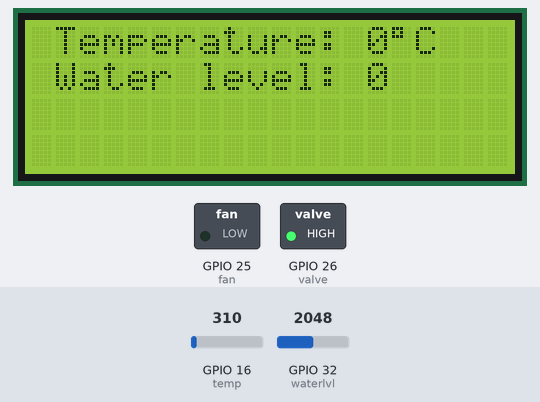
A sketch run on a simulated ESP32. Shown: 20×4 character LCD, switched loads named in the sketch (green lamp = pin HIGH). Inputs (shaded band) come from the test bench; at power-on: GPIO 32 (waterlvl) = 2048, GPIO 16 (temp) = 310. WiFi joins after 1.5 s; servers stay silent unless stated; what the sketch prints to the serial monitor is not drawn.

Above: at 0.14 s.
At 1.2 s:
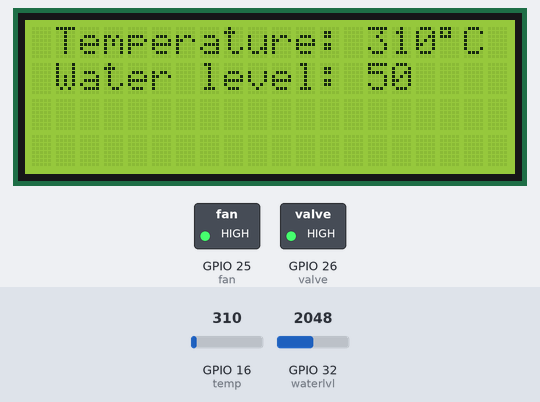
1.3 s: GPIO 32 (waterlvl) set to 2383
3.1 s: GPIO 32 (waterlvl) set to 2519
Timing chart, 0 to 6.1 s (numbered marks = the images above; inputs shaded):
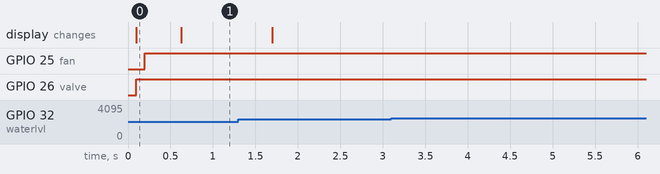

The sketch:

sketch_oct25a.ino
```cpp
#include <LiquidCrystal_I2C.h>
#include <WiFi.h>


#define valve 26
#define fan 25
#define waterlvl 32
#define temp 16

#define treshold_temp 50
#define treshold_water 60

#define lcdColumns 20
#define lcdRows 4

bool update_lcd = 1;

//Make sure to change the wifi name and password to match the one you're using at the expo!
const char* ssid     = "ISC-WiFi";
const char* password = "ISCwifiC001";

//static LAN address
IPAddress local_IP(192, 168, 1, 42);
//gateway & subnet defaults
IPAddress gateway(192, 168, 1, 1);
IPAddress subnet(255, 255, 0, 0);

WiFiServer server(80);

int Vtemp, Vwaterlvl, prevtemp = 0, prevwater = 0; // value temp / value water level
bool Sfan, Svalve;     // state fan / state valve

int i = 0;

LiquidCrystal_I2C lcd(0x27, lcdColumns, lcdRows);
void setup() {
  // put your setup code here, to run once:
  pinMode(valve, OUTPUT);
  pinMode(fan, OUTPUT);
  pinMode(waterlvl, INPUT);
  pinMode(temp, INPUT);
  // initialize LCD
  lcd.init();
  // turn on LCD backlight
  lcd.backlight();

  //set fixed LAN IP address
  WiFi.config(local_IP, gateway, subnet);

  xTaskCreate(
    updateLCDTask, //name of function that gets turned into a task
    "LCD refresh", //Task name for debugging
    2048, //stack size in bytes
    NULL, //parameters, ignored
    10, //priority number, higher number means task is more important and will run sooner than less important tasks
    NULL //task handle, ignored
  );
  xTaskCreate(
    updateMeasuresTask,
    "measurment update",
    2048,
    NULL,
    1,
    NULL
  );
  xTaskCreate(
    controlActuatorsTask,
    "actuator update",
    2048,
    NULL,
    5,
    NULL
  );
  xTaskCreate(
    keepWifiAwakeTask,
    "Wifi connection management",
    2048,
    NULL,
    10,
    NULL
  );
  xTaskCreate(
    updateWebpageTask,
    "Server management",
    2048,
    NULL,
    7,
    NULL
  );
}

void loop() {} //in FreeRTOS, usually the loop is left empty

void controlActuatorsTask(void* parameters) {
  while (1) {
    if (Vtemp > treshold_temp) {
      Sfan = true;
    } else {
      Sfan = false;
    }
    if (Vwaterlvl < treshold_water) {
      Svalve = true;
    } else {
      Svalve = false;
    }

    if (Svalve) {
      digitalWrite(valve, HIGH);
    } else {
      digitalWrite(valve, LOW);
    }
    if (Sfan) {
      digitalWrite(fan, HIGH);
    } else {
      digitalWrite(fan, LOW);
    }

    vTaskDelay(100 / portTICK_PERIOD_MS); //sleep task for 100ms
  }
}

void updateMeasuresTask(void* parameters) {
  while (1) {
    prevtemp = Vtemp;
    prevwater = Vwaterlvl;

    // reading input
    Vtemp = analogRead(temp);
    Vwaterlvl = analogRead(waterlvl);
    Vwaterlvl = map(Vwaterlvl, 0, 4095, 0, 100);

    vTaskDelay(100 / portTICK_PERIOD_MS); //sleep task for 100ms
  }
}

void updateLCDTask(void* parameters) {
  //updates LCD contents, sleeps to allow other tasks to run, then repeats
  while (1) {
    lcd.clear();
    lcd.setCursor(1, 0);
    lcd.print("Temperature: ");
    lcd.print(Vtemp);
    lcd.print((char)223);
    lcd.print("C");
    lcd.setCursor(1, 1);
    lcd.print("Water level: ");
    lcd.print(Vwaterlvl);
    vTaskDelay(500 / portTICK_PERIOD_MS); //sleep task for 500ms
  }
}

//Wifi connection/reconnection, check top level constants for wifi name and password!
void keepWifiAwakeTask(void* parameters) {
  while (1) {
    if (WiFi.status() != WL_CONNECTED) {
      //Wifi connection starts here
      WiFi.mode(WIFI_STA);
      WiFi.begin(ssid, password);
      while (WiFi.status() != WL_CONNECTED) {
        vTaskDelay(500 / portTICK_PERIOD_MS); //sleep task for 500ms
        Serial.print(".");
      }
      //Wifi connection success
      Serial.println("WiFi connected.");
      Serial.println("IP address: ");
      Serial.println(WiFi.localIP());
      server.begin();
      vTaskDelay(500 / portTICK_PERIOD_MS); //sleep task for 500ms
    }
  }
}

void updateWebpageTask(void* parameters) {
  while (1) {
    while (WiFi.status() != WL_CONNECTED) {
      //yield and hope that the wifi task will be back on
      vTaskDelay(5000 / portTICK_PERIOD_MS);
    }
    WiFiClient client = server.available();
    if (client) {
      while (client.connected()) {
        if (client.available()) {             // if there's bytes to read from the client,
          char c = client.read();
          if (c == '\n') {                    // if the byte is a newline character

            // if two newline characters in a row
            // that's the end of the client HTTP request, so send a response:
            c = client.read();
            if (c == '\n') {
              char measurementFormatBuffer[128];
              // HTTP headers always start with a response code (e.g. HTTP/1.1 200 OK)
              // and a content-type so the client knows what's coming, then a blank line:
              client.println("HTTP/1.1 200 OK");
              client.println("Content-type:text/html");
              client.println();
              //print current temperature with <br> html tag as newline/linebreak
              sprintf(measurementFormatBuffer, "Temperature: %d°C. <br>", Vtemp);
              client.print(measurementFormatBuffer);
              //print current water level
              sprintf(measurementFormatBuffer, "Water level: %d°C. <br>", Vwaterlvl);
              client.print(measurementFormatBuffer);
              // The HTTP response ends with another blank line:
              client.println();
              // break out of the while loop:
              break;
            }
          }
        }
      }
      client.stop();
    }
    vTaskDelay(500 / portTICK_PERIOD_MS); //sleep task for 500ms
  }
}
```

Measured:
- after the input at 3.1 s, every drawn part: stays the same
- what the display in image 0 shows lasts 0.5 s, from 0.1 s to 0.6 s
